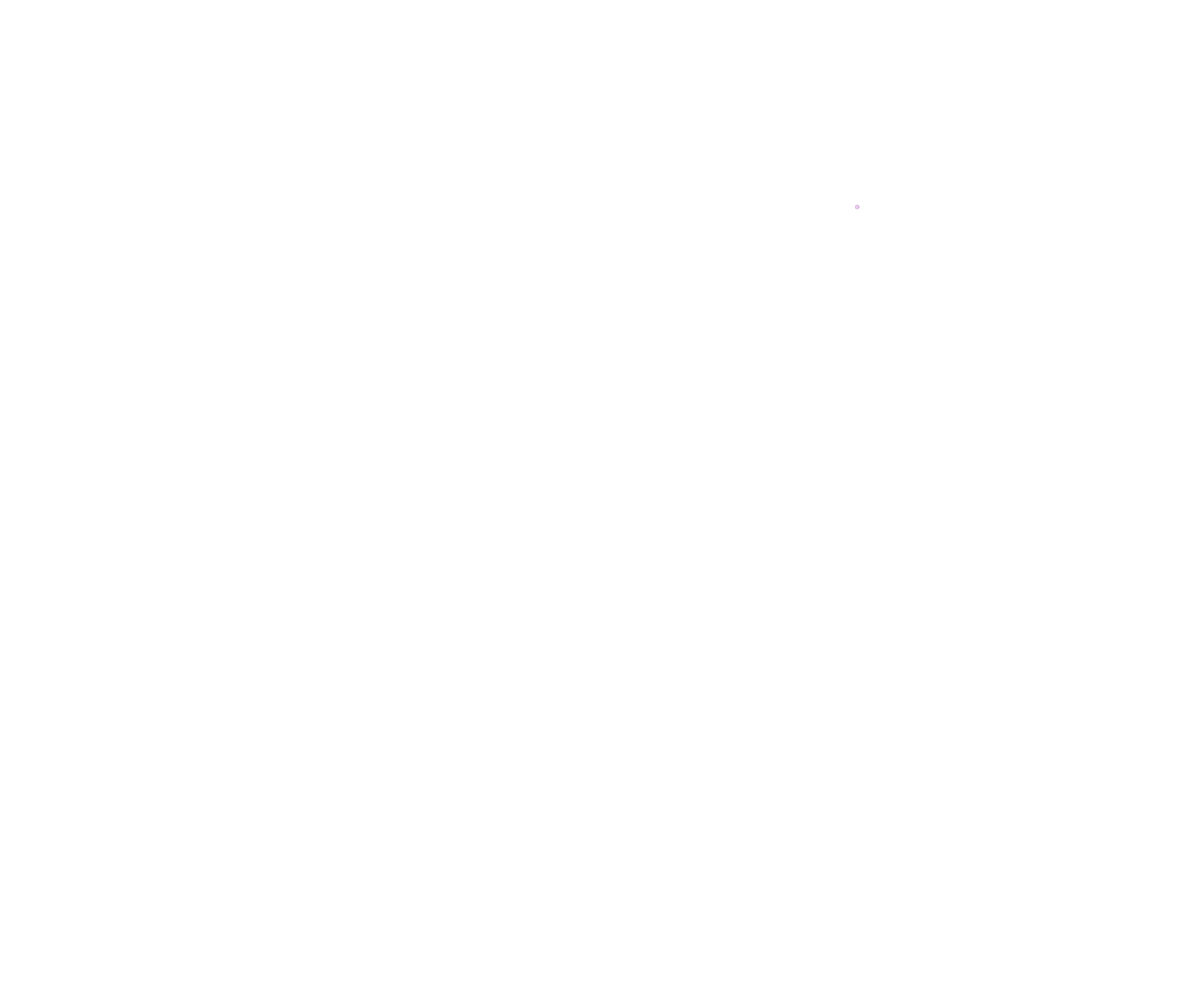
Frame 1 (no input)
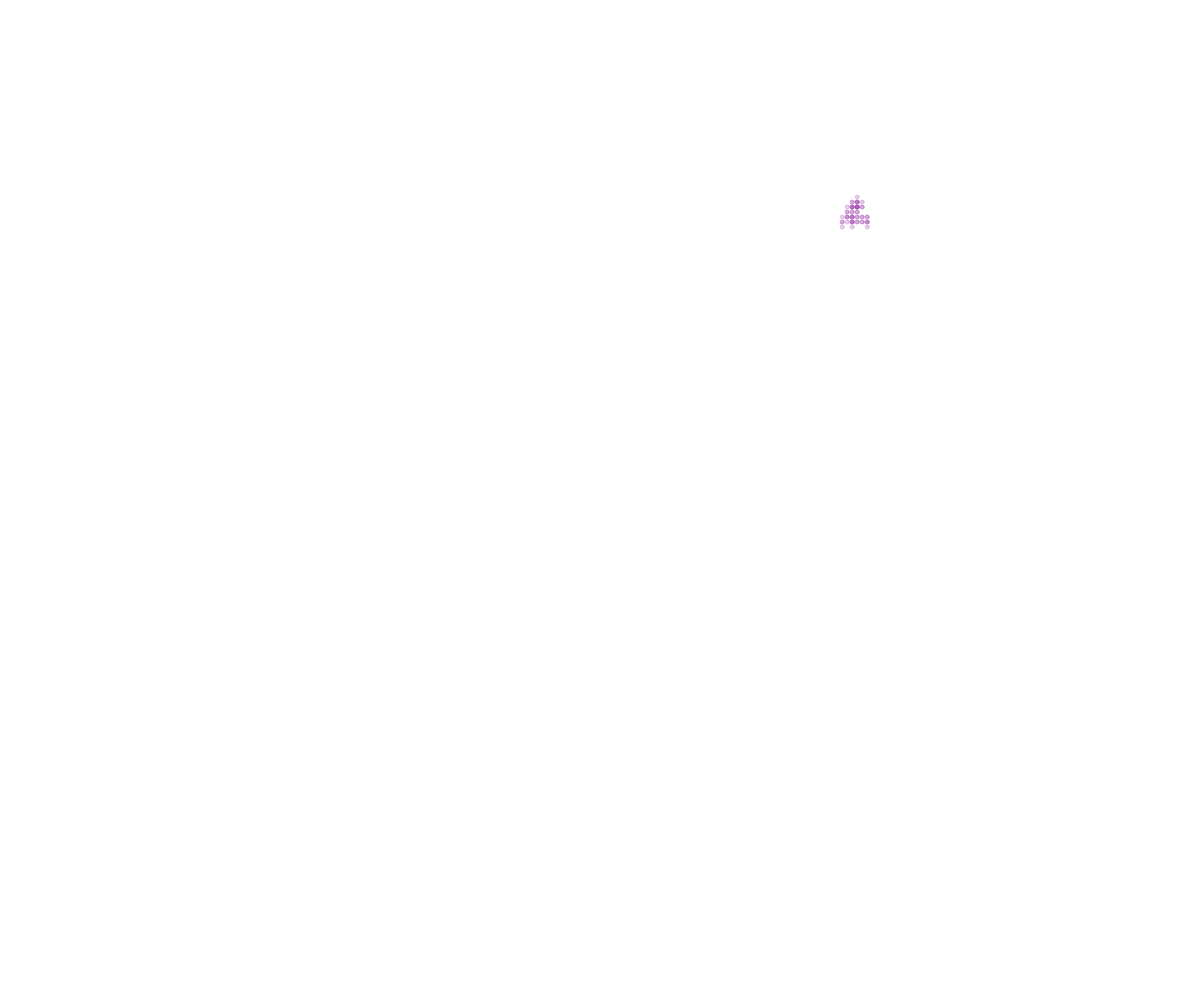
Frame 60 (no input)
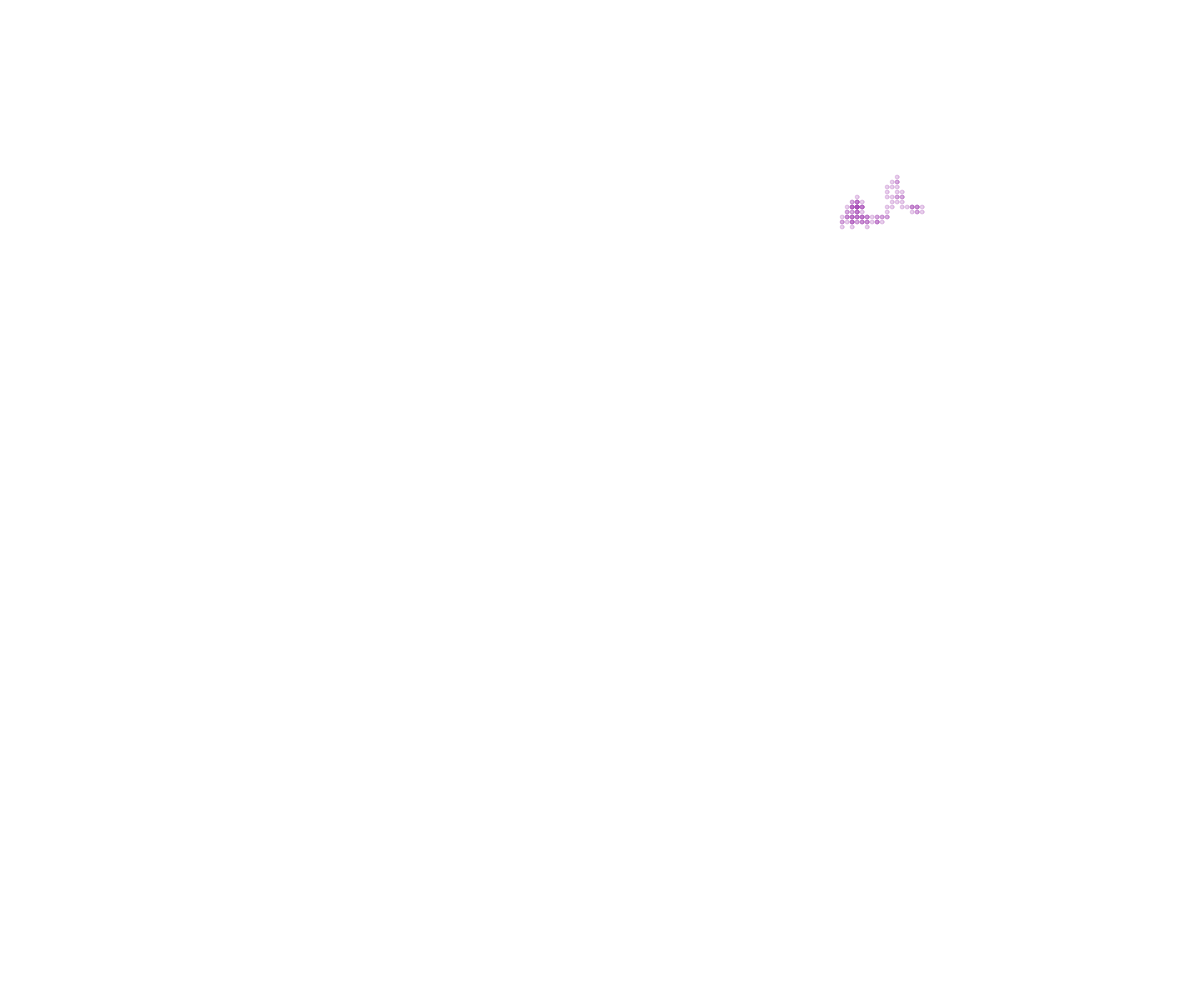
Frame 120 (the mouse pressed at the canvas centre since frame 60)

The p5.js sketch that drew these frames (run headless with seeded random() and noise() and a simulated clock; from frame 60 on, the mouse is pressed at the canvas centre):

// p5.js sketch
// ── sketch.js
// Walker

class Walker {
  constructor(x, y){
    this.x = x;
    this.y = y;
    this.color = "red";
    this.speed = 5;
    this.radius = 2;
  }

  display(){
    stroke(this.color);
    fill(this.color);
    circle(this.x, this.y, this.radius * 2);
  }

  move(){
    let choice = random(100);

    if (choice < 25){
      //up
      this.y -= this.speed;
    }
    else if (choice < 50) {
      //down
      this.y += this.speed;
    }
    else if (choice < 75){
      //right
      this.x += this.speed;
    }
    else {
      //left
      this.x -= this.speed;
    }
  }

}

let walkerArray = [];

function setup() {
  createCanvas(windowWidth, windowHeight);
  spawnWalker();
}

function draw() {
  for (let i = 0; i < walkerArray.length; i++){

    walkerArray[i].display();
    walkerArray[i].move();
  }
}

function spawnWalker(){
  let micheal = new Walker(random(width), random(height));
  let someColor = color(random(225), random(225), random(225), random(225));
  micheal.color = someColor
  walkerArray.push(micheal); 
}

function keyPressed(){
  spawnWalker();
}
